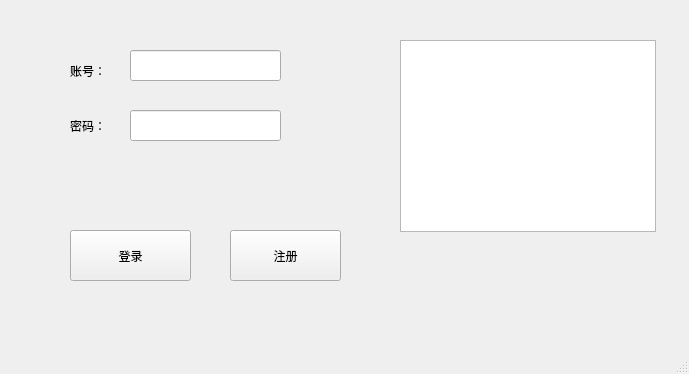
<?xml version="1.0" encoding="UTF-8"?>
<ui version="4.0">
 <class>MainWindow</class>
 <widget class="QMainWindow" name="MainWindow">
  <property name="geometry">
   <rect>
    <x>0</x>
    <y>0</y>
    <width>689</width>
    <height>374</height>
   </rect>
  </property>
  <property name="windowTitle">
   <string>MainWindow</string>
  </property>
  <widget class="QWidget" name="centralwidget">
   <widget class="QPushButton" name="login">
    <property name="geometry">
     <rect>
      <x>70</x>
      <y>230</y>
      <width>121</width>
      <height>51</height>
     </rect>
    </property>
    <property name="text">
     <string>登录</string>
    </property>
   </widget>
   <widget class="QPushButton" name="register_2">
    <property name="geometry">
     <rect>
      <x>230</x>
      <y>230</y>
      <width>111</width>
      <height>51</height>
     </rect>
    </property>
    <property name="text">
     <string>注册</string>
    </property>
   </widget>
   <widget class="QLabel" name="user_name">
    <property name="geometry">
     <rect>
      <x>70</x>
      <y>50</y>
      <width>91</width>
      <height>41</height>
     </rect>
    </property>
    <property name="text">
     <string>账号：</string>
    </property>
   </widget>
   <widget class="QLabel" name="user_passwd">
    <property name="geometry">
     <rect>
      <x>70</x>
      <y>110</y>
      <width>81</width>
      <height>31</height>
     </rect>
    </property>
    <property name="text">
     <string>密码：</string>
    </property>
   </widget>
   <widget class="QTextBrowser" name="info_show">
    <property name="geometry">
     <rect>
      <x>400</x>
      <y>40</y>
      <width>256</width>
      <height>192</height>
     </rect>
    </property>
   </widget>
   <widget class="QLineEdit" name="name_Edit">
    <property name="geometry">
     <rect>
      <x>130</x>
      <y>50</y>
      <width>151</width>
      <height>31</height>
     </rect>
    </property>
   </widget>
   <widget class="QLineEdit" name="passwd_Edit">
    <property name="geometry">
     <rect>
      <x>130</x>
      <y>110</y>
      <width>151</width>
      <height>31</height>
     </rect>
    </property>
    <property name="text">
     <string/>
    </property>
    <property name="clearButtonEnabled">
     <bool>true</bool>
    </property>
   </widget>
  </widget>
  <widget class="QMenuBar" name="menubar">
   <property name="geometry">
    <rect>
     <x>0</x>
     <y>0</y>
     <width>689</width>
     <height>26</height>
    </rect>
   </property>
  </widget>
  <widget class="QStatusBar" name="statusbar"/>
 </widget>
 <resources/>
 <connections/>
</ui>
